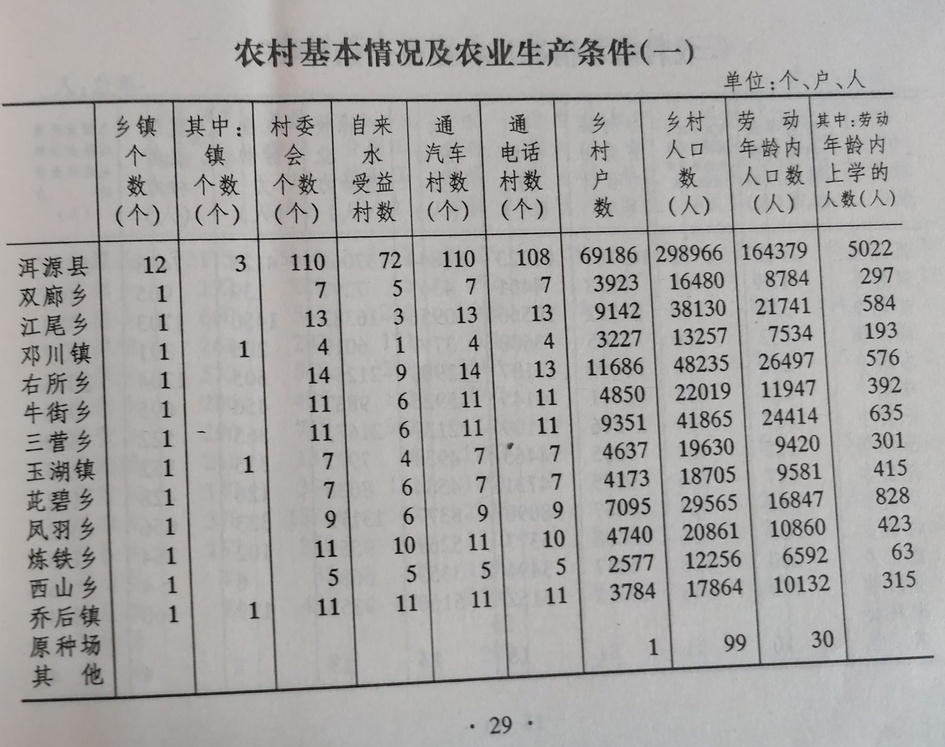
#> input picture image.jpg, 945 x 747 px, shrunk from 2678 x 2118 before the run, found by its file name
$ python '图片转excel.py'
#> lines starting #> are read from the running program, lines starting #| are printed output that depends on the picture
import os

import cv2
import pytesseract
import pandas as pd

# 加载图像
image = cv2.imread('D:\ZHUOMIAN\GPT\code\image.jpg')
#> image is the input picture: shape (747, 945, 3); mean B, G, R 165.7, 167.6, 169.5

# 对图像进行预处理
gray = cv2.cvtColor(image, cv2.COLOR_BGR2GRAY)
gray = cv2.threshold(gray, 0, 255, cv2.THRESH_BINARY | cv2.THRESH_OTSU)[1]
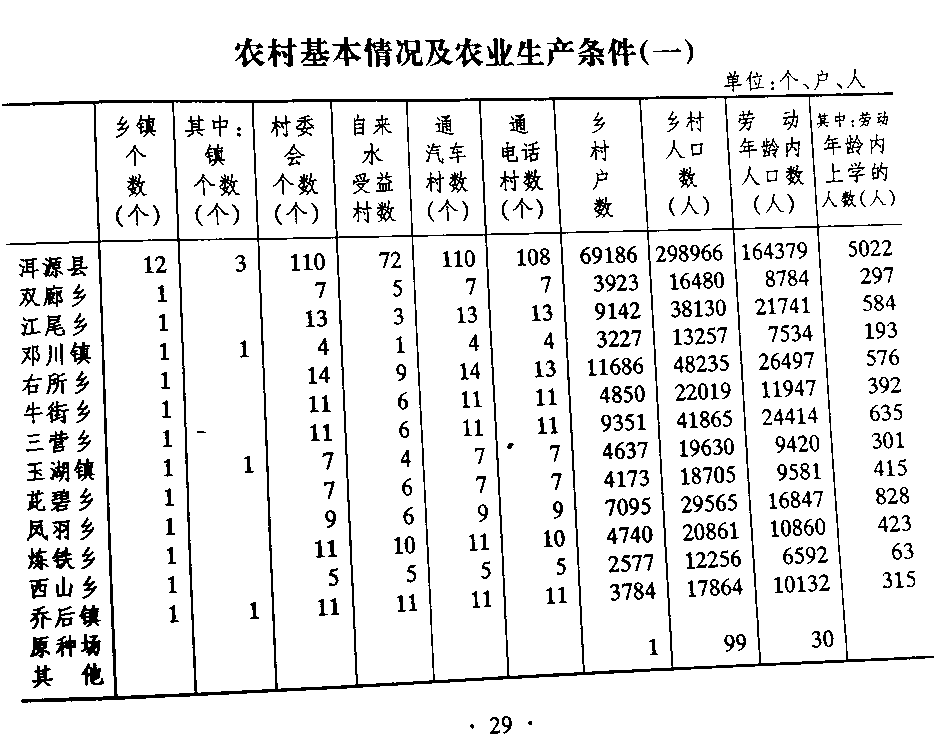
#> gray: shape (747, 945); 91.1% white; black in thin lines or dots

# 提取文本
#> (the run stopped early here; a loop or call above may not have finished)
